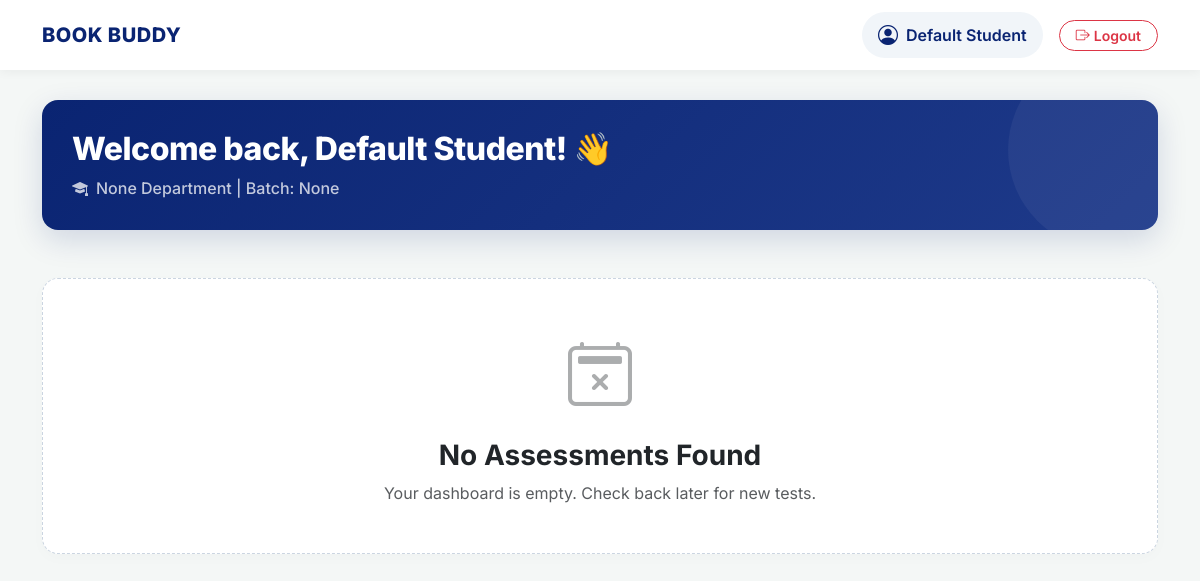
Screenshot of /student_test/1 with the database file from the repository.
### app.py (models this page shows)
class Student(UserMixin, db.Model):
    id = db.Column(db.Integer, primary_key=True)
    name = db.Column(db.String(50))
    register = db.Column(db.String(50)) # String prevents postgres crashing on alphanumeric IDs
    username = db.Column(db.String(15), unique=True)
    set_password = db.Column(db.String(100))
    verify_password = db.Column(db.String(100))
    department = db.Column(db.String(100))
    batch = db.Column(db.String(100))
    collage = db.Column(db.String(100))
    phone_no = db.Column(db.String(100))
    email = db.Column(db.String(60))
    approval = db.Column(db.Boolean, default=False)
    attend = db.Column(db.Boolean, default=False)

### app.py (the view)
@app.route('/student_test/<int:id>')
def student_test(id):
    student = Student.query.get_or_404(id)
    all_entries = Testmaintain.query.all()
    current_time = ist_now()
    grouped_tests = defaultdict(list)
    questions_dict = {q.id: q for q in Question.query.all()}
    for entry in all_entries:
        entry.question = questions_dict.get(entry.question_id)
        grouped_tests[entry.test_title].append(entry)
    results = TestResult.query.filter_by(student_id=id).all()
    test_question_ids = [entry.question_id for entry in all_entries]
    practice_questions = Question.query.filter(~Question.id.in_(test_question_ids)).all() if test_question_ids else Question.query.all()
    return render_template("student_test.html", student=student, grouped_tests=grouped_tests, practice_questions=practice_questions, results=results, now=current_time)

### app.py (called while the page is built)
def ist_now():
    return datetime.now(IST_TZ).replace(tzinfo=None)

@app.context_processor
def inject_now():
    return {'now': ist_now()}

### templates/student_test.html (shortened to what this page needs)
<!DOCTYPE html>
<html lang="en">
<head>
    <link href="https://cdn.jsdelivr.net/npm/bootstrap@5.3.0/dist/css/bootstrap.min.css" rel="stylesheet">
    <link rel="stylesheet" href="https://cdn.jsdelivr.net/npm/bootstrap-icons@1.11.1/font/bootstrap-icons.css">
</head>
<body>
    <nav class="navbar sticky-top">
        <div class="container d-flex justify-content-between align-items-center">
            <a class="brand-wrapper" href="/">
                <h2 class="brand-name d-none d-sm-block">BOOK BUDDY</h2>
            </a>
            <div class="d-flex align-items-center gap-3">
                <a class="student-profile-link d-none d-md-flex" href="{{ url_for('student_profile', username=student.username ) }}">
                    <i class="bi bi-person-circle fs-5"></i>
                    <span>{{ student.name }}</span>
                </a>
                <a href="/logout" class="btn btn-outline-danger btn-sm px-3 rounded-pill fw-semibold">
                    <i class="bi bi-box-arrow-right me-1"></i>Logout
                </a>
            </div>
        </div>
    </nav>
    <div class="container">
        <div class="row mb-4">
            <div class="col-12">
                <div class="welcome-card">
                    <h2 class="mb-2">Welcome back, {{ student.name }}! 👋</h2>
                    <p class="mb-0 opacity-75 fw-medium"><i class="bi bi-mortarboard-fill me-2"></i>{{ student.department }} Department | Batch: {{ student.batch }}</p>
                </div>
            </div>
        </div>
        {% if grouped_tests %}
            <h3 class="section-title"><i class="bi bi-activity text-success me-2"></i>Active & Today's Tests</h3>
            <div class="row g-4 mb-5">
                {% set ns = namespace(found_live=false) %}
                {% for title, entries in grouped_tests.items() %}
                    {% set first_entry = entries[0] %}
                    {% set test_result = results|selectattr('test_id', 'equalto', first_entry.id)|first if results else None %}
                    {% if first_entry.start_time and first_entry.end_time %}
                        {% set is_live = first_entry.start_time <= now and now <= first_entry.end_time %}
                        {% if is_live and not test_result %}
                        {% set ns.found_live = true %}
                        <div class="col-lg-6 col-xl-4">
                            <div class="card test-card status-border-live">
                                <div class="card-body p-4 d-flex flex-column h-100">
                                    <div class="d-flex justify-content-between align-items-start mb-3">
                                        <h4 class="fw-bold mb-0 text-dark pe-2">{{ title }}</h4>
                                        <div id="badge-container-{{ loop.index }}">
                                            <span class="status-badge badge-live">
                                                <span class="pulse-dot"></span> LIVE NOW
                                            </span>
                                        </div>
                                    </div>
                                    <div class="info-grid">
                                        <div class="info-item"><i class="bi bi-calendar3"></i><div class="info-text"><small>Date</small><span>{{ first_entry.start_time.strftime('%d %b, %Y') }}</span></div></div>
                                        <div class="info-item"><i class="bi bi-clock"></i><div class="info-text"><small>Time Window</small><span>{{ first_entry.start_time.strftime('%I:%M %p') }} - {{ first_entry.end_time.strftime('%I:%M %p') }}</span></div></div>
                                        <div class="info-item info-item-full"><i class="bi bi-puzzle"></i><div class="info-text"><small>Questions</small><span>{{ entries|length }} Programming Tasks</span></div></div>
                                    </div>
                                    <div class="flex-grow-1"></div>
                                    <div class="mt-auto pt-2">
                                        <a href="{{ url_for('take_test', title=title) }}" class="btn-take-test shadow-sm">
                                            <i class="bi bi-play-circle-fill"></i> Enter Assessment
                                        </a>
                                    </div>
                                </div>
                            </div>
                        </div>
                        {% endif %}
                    {% endif %}
                {% endfor %}
                {% if not ns.found_live %}
                    <div class="col-12"><div class="empty-state"><p class="text-muted mb-0">No active tests right now.</p></div></div>
                {% endif %}
            </div>
            <h3 class="section-title"><i class="bi bi-calendar-event text-warning me-2"></i>Upcoming Tests</h3>
            <div class="row g-4 mb-5">
                {% set ns_up = namespace(found_up=false) %}
                {% for title, entries in grouped_tests.items() %}
                    {% set first_entry = entries[0] %}
                    {% set test_result = results|selectattr('test_id', 'equalto', first_entry.id)|first if results else None %}
                    {% if first_entry.start_time and first_entry.end_time %}
                        {% set is_upcoming = now < first_entry.start_time %}
                        {% if is_upcoming and not test_result %}
                        {% set ns_up.found_up = true %}
                        <div class="col-lg-6 col-xl-4">
                            <div class="card test-card status-border-upcoming">
                                <div class="card-body p-4 d-flex flex-column h-100">
                                    <div class="d-flex justify-content-between align-items-start mb-3">
                                        <h4 class="fw-bold mb-0 text-dark pe-2">{{ title }}</h4>
                                        <div id="badge-container-{{ loop.index }}">
                                            <span class="status-badge badge-upcoming">
                                                <i class="bi bi-clock-history"></i> SCHEDULED
                                            </span>
                                        </div>
                                    </div>
                                    <div class="info-grid">
                                        <div class="info-item"><i class="bi bi-calendar3"></i><div class="info-text"><small>Date</small><span>{{ first_entry.start_time.strftime('%d %b, %Y') }}</span></div></div>
                                        <div class="info-item"><i class="bi bi-clock"></i><div class="info-text"><small>Time Window</small><span>{{ first_entry.start_time.strftime('%I:%M %p') }} - {{ first_entry.end_time.strftime('%I:%M %p') }}</span></div></div>
                                        <div class="info-item info-item-full"><i class="bi bi-puzzle"></i><div class="info-text"><small>Questions</small><span>{{ entries|length }} Programming Tasks</span></div></div>
                                    </div>
                                    <div class="flex-grow-1"></div>
                                    <div class="mt-auto pt-2">
                                        <a href="{{ url_for('take_test', title=title) }}"
                                           class="btn-take-test btn-locked dynamic-unlock-btn"
                                           id="action-btn-{{ loop.index }}"
                                           data-start="{{ first_entry.start_time.isoformat() }}">
                                            <i class="bi bi-lock-fill d-icon"></i> <span class="d-text">Opens at {{ first_entry.start_time.strftime('%I:%M %p') }}</span>
                                        </a>
                                    </div>
                                </div>
                            </div>
                        </div>
                        {% endif %}
                    {% endif %}
                {% endfor %}
                {% if not ns_up.found_up %}
                    <div class="col-12"><div class="empty-state py-4"><p class="text-muted mb-0">No upcoming tests scheduled.</p></div></div>
                {% endif %}
            </div>
            <h3 class="section-title"><i class="bi bi-check2-all text-secondary me-2"></i>Past & Completed</h3>
            <div class="row g-4 mb-5">
                {% set ns_comp = namespace(found_comp=false) %}
                {% for title, entries in grouped_tests.items() %}
                    {% set first_entry = entries[0] %}
                    {% set test_result = results|selectattr('test_id', 'equalto', first_entry.id)|first if results else None %}
                    {% if first_entry.start_time and first_entry.end_time %}
                        {% set is_past = now > first_entry.end_time %}
                        {% if is_past or test_result %}
                        {% set ns_comp.found_comp = true %}
                        <div class="col-lg-6 col-xl-4">
                            <div class="card test-card status-border-completed">
                                <div class="card-body p-4 d-flex flex-column h-100">
                                    <div class="d-flex justify-content-between align-items-start mb-3">
                                        <h4 class="fw-bold mb-0 text-dark pe-2">{{ title }}</h4>
                                        <div id="badge-container-{{ loop.index }}">
                                            <span class="status-badge badge-completed">
                                                {% if test_result %}
                                                    <i class="bi bi-check-circle-fill text-success"></i> SUBMITTED
                                                {% else %}
                                                    <i class="bi bi-x-circle-fill text-danger"></i> MISSED
                                                {% endif %}
                                            </span>
                                        </div>
                                    </div>
                                    <div class="info-grid">
                                        <div class="info-item"><i class="bi bi-calendar3"></i><div class="info-text"><small>Date</small><span>{{ first_entry.start_time.strftime('%d %b, %Y') }}</span></div></div>
                                        <div class="info-item"><i class="bi bi-clock"></i><div class="info-text"><small>Time Window</small><span>{{ first_entry.start_time.strftime('%I:%M %p') }} - {{ first_entry.end_time.strftime('%I:%M %p') }}</span></div></div>
                                        <div class="info-item info-item-full"><i class="bi bi-puzzle"></i><div class="info-text"><small>Questions</small><span>{{ entries|length }} Programming Tasks</span></div></div>
                                    </div>
                                    <div class="flex-grow-1"></div>
                                    <div class="mt-auto pt-2 d-flex gap-2">
                                        <a href="{{ url_for('take_test', title=title) }}" class="btn-practice">
                                            <i class="bi bi-code-slash"></i> Practice
                                        </a>
                                        {% if test_result %}
                                            <a href="{{ url_for('student_results', test_id=first_entry.id) }}" class="btn-results">
                                                <i class="bi bi-bar-chart-line-fill"></i>
                                                Report ({{ test_result.percentage|round|int }}%)
                                            </a>
                                        {% else %}
                                            <button class="btn-results opacity-50" style="cursor: not-allowed;" title="No report available">
                                                <i class="bi bi-dash-circle"></i> No Report
                                            </button>
                                        {% endif %}
                                    </div>
                                </div>
                            </div>
                        </div>
                        {% endif %}
                    {% endif %}
                {% endfor %}
                {% if not ns_comp.found_comp %}
                    <div class="col-12"><div class="empty-state py-4"><p class="text-muted mb-0">No past assessments found.</p></div></div>
                {% endif %}
            </div>
        {% else %}
            <div class="col-12">
                <div class="empty-state py-5 my-5">
                    <i class="bi bi-calendar2-x text-muted opacity-50 mb-3 d-block" style="font-size: 4rem;"></i>
                    <h3 class="fw-bold text-dark">No Assessments Found</h3>
                    <p class="text-muted mb-0">Your dashboard is empty. Check back later for new tests.</p>
                </div>
            </div>
        {% endif %}
    </div>
</body>
</html>

### templates/student_test.html (style rules this page uses)
:root { --brand-navy: #0A2472; --brand-crimson: #740f28; --brand-white: #ffffff; --bg-light: #f4f7f6; --text-main: #334155; --text-muted: #64748b; --border-color: #e2e8f0; --status-live: #059669; --status-upcoming: #d97706; --status-completed: #475569; }
body { background-color: var(--bg-light); font-family: 'Inter', sans-serif; color: var(--text-main); padding-bottom: 50px; }
.navbar { background-color: var(--brand-white); box-shadow: 0 2px 10px rgba(0, 0, 0, 0.05); padding: 12px 0; margin-bottom: 30px; }
.brand-wrapper { display: flex; align-items: center; gap: 12px; text-decoration: none; }
.brand-name { margin: 0; font-size: 1.25rem; font-weight: 800; color: var(--brand-navy); letter-spacing: 0.5px; }
.student-profile-link { color: var(--brand-navy); font-weight: 600; text-decoration: none; display: flex; align-items: center; gap: 8px; padding: 8px 16px; border-radius: 30px; background-color: #f1f5f9; transition: all 0.2s; }
.welcome-card { background: linear-gradient(135deg, var(--brand-navy) 0%, #1e3a8a 100%); color: var(--brand-white); border-radius: 16px; padding: 30px; box-shadow: 0 10px 30px rgba(10, 36, 114, 0.15); position: relative; overflow: hidden; }
.welcome-card::after { content: ''; position: absolute; top: -50px; right: -50px; width: 200px; height: 200px; background: rgba(255,255,255,0.05); border-radius: 50%; }
.welcome-card h2 { font-weight: 800; letter-spacing: -0.5px; }
.empty-state { text-align: center; padding: 40px 20px; background: var(--brand-white); border-radius: 16px; box-shadow: 0 4px 15px rgba(0,0,0,0.02); border: 1px dashed #cbd5e1; }

### rows the page displays
Student: name "Default Student", department "None", batch "None"
